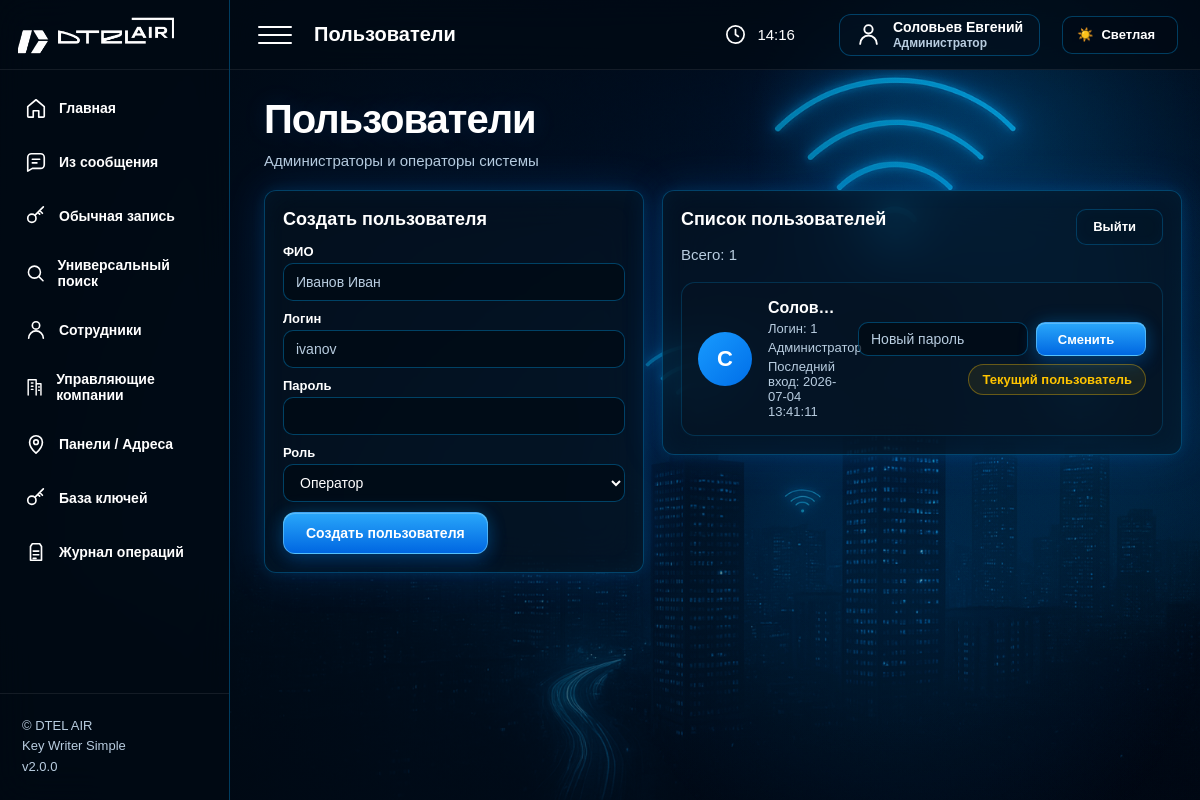
Before: /users (signed in) with the older database file.
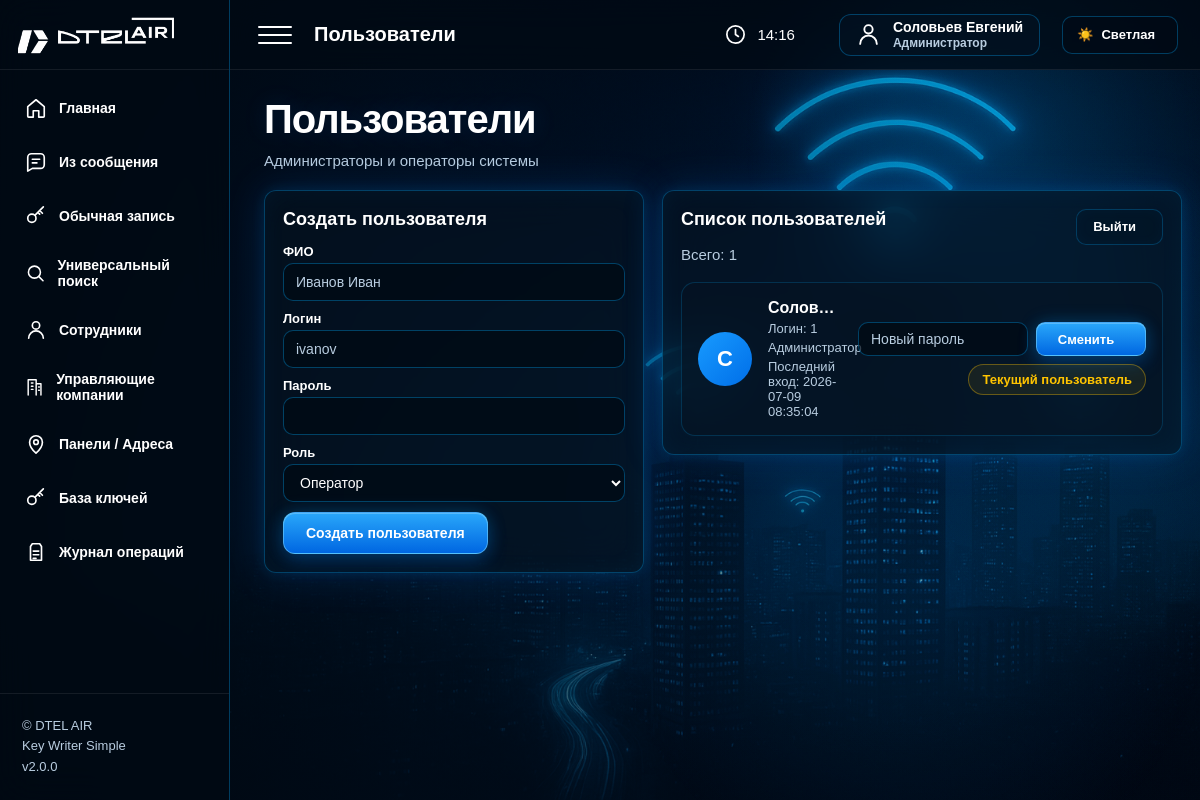
After: the same page with the newer database file.
### tables this page shows
CREATE TABLE users (
                id INTEGER PRIMARY KEY AUTOINCREMENT,
                full_name TEXT NOT NULL,
                login TEXT UNIQUE NOT NULL,
                password_hash TEXT NOT NULL,
                role TEXT NOT NULL DEFAULT 'operator',
                active INTEGER DEFAULT 1,
                created_at TEXT DEFAULT CURRENT_TIMESTAMP,
                last_login TEXT DEFAULT ''
            );

### app/routers/users.py (the view)
@router.get("/users", response_class=HTMLResponse)
def users_page(request: Request):
    current_user = get_current_user(request)
    if not is_admin(current_user):
        return RedirectResponse("/", status_code=303)
    return templates.TemplateResponse(
        "users.html",
        {
            "request": request,
            "users": get_users(),
        },
    )

### app/templates/users.html (shortened to what this page needs)
{% extends 'base.html' %}
{% block page_name %}Пользователи{% endblock %}
{% block content %}
<div class="hero-title">
    <h1>Пользователи</h1>
    <p class="subtitle">Администраторы и операторы системы</p>
</div>
<div class="users-layout">
    <div class="panel">
        <h2>Создать пользователя</h2>
        <form method="post" action="/users/add">
            <label>ФИО</label>
            <input
                name="full_name"
                placeholder="Иванов Иван"
                required
            >
            <label>Логин</label>
            <input
                name="login"
                placeholder="ivanov"
                required
            >
            <label>Пароль</label>
            <input
                type="password"
                name="password"
                required
            >
            <label>Роль</label>
            <select name="role">
                <option value="operator">Оператор</option>
            </select>
            <button type="submit">
                Создать пользователя
            </button>
        </form>
    </div>
    <div class="panel">
        <div class="panel-head">
            <div>
                <h2>Список пользователей</h2>
                <p class="subtitle">Всего: {{ users|length }}</p>
            </div>
            <a class="btn btn-small btn-ghost" href="/logout">
                Выйти
            </a>
        </div>
        <div class="users-list">
            {% for u in users %}
            <div class="user-card {% if not u.active %}disabled{% endif %}">
                <div class="user-avatar">
                    {{ u.full_name[:1] }}
                </div>
                <div class="user-info">
                    <b>{{ u.full_name }}</b>
                    <span>
                        Логин: {{ u.login }}
                    </span>
                    <small>
                        {% if u.role == 'admin' %}
                            Администратор
                        {% else %}
                            Оператор
                        {% endif %}
                    </small>
                    {% if u.last_login %}
                    <small>
                        Последний вход: {{ u.last_login }}
                    </small>
                    {% endif %}
                </div>
                <div class="user-actions">
    <form method="post" action="/users/password" class="user-password-form">
        <input
            type="password"
            name="password"
            placeholder="Новый пароль"
            required
        >
        <button type="submit" class="btn-small user-btn">
            Сменить
        </button>
    </form>
    {% if current_user(request) and u.id == current_user(request)["id"] %}
        <span class="badge dry-run">
            Текущий пользователь
        </span>
    {% endif %}
</div>
            </div>
            {% endfor %}
        </div>
    </div>
</div>
{% endblock %}

### app/templates/base.html (shortened to what the changed rows need)
<!DOCTYPE html>
<html lang="ru">
<head>
    <link rel="stylesheet" href="/static/css/style.css">
</head>
<body>
<div class="app-shell">
    <main class="main">
        <header class="topbar">
            <div class="topbar-right">
                <a class="user-pill" href="/users" title="Пользователи">
                    <span class="user-pill-text">
                        <b>
                            {% if current_user(request) %}
                                {{ current_user(request)["full_name"] }}
                            {% else %}
                                Пользователь
                            {% endif %}
                        </b>
                        <small>
                            {% if current_user(request) %}
                                {% if current_user(request)["role"] == "admin" %}
                                    Администратор
                                {% else %}
                                    Оператор
                                {% endif %}
                            {% else %}
                                Гость
                            {% endif %}
                        </small>
                    </span>
                </a>
            </div>
        </header>
        <section class="content">
            {% block content %}{% endblock %}
        </section>
    </main>
</div>
</body>
</html>

Changed rows visible on the page:
changed users "Соловьев Евгений": last_login "2026-07-04 13:41:11" → "2026-07-09 08:35:04"
